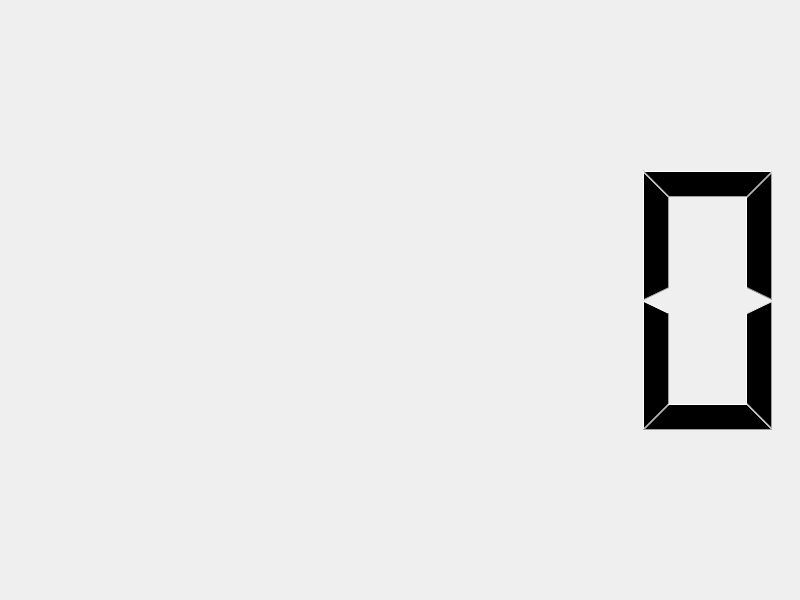
<?xml version="1.0" encoding="UTF-8"?>
<ui version="4.0">
 <class>Dialog</class>
 <widget class="QDialog" name="Dialog">
  <property name="geometry">
   <rect>
    <x>0</x>
    <y>0</y>
    <width>800</width>
    <height>600</height>
   </rect>
  </property>
  <property name="windowTitle">
   <string>Dialog</string>
  </property>
  <layout class="QHBoxLayout" name="horizontalLayout">
   <property name="spacing">
    <number>0</number>
   </property>
   <property name="leftMargin">
    <number>0</number>
   </property>
   <property name="topMargin">
    <number>0</number>
   </property>
   <property name="rightMargin">
    <number>0</number>
   </property>
   <property name="bottomMargin">
    <number>0</number>
   </property>
   <item>
    <widget class="QLCDNumber" name="lcdClock">
     <property name="styleSheet">
      <string notr="true"/>
     </property>
     <property name="frameShape">
      <enum>QFrame::NoFrame</enum>
     </property>
    </widget>
   </item>
  </layout>
 </widget>
 <resources/>
 <connections/>
</ui>
